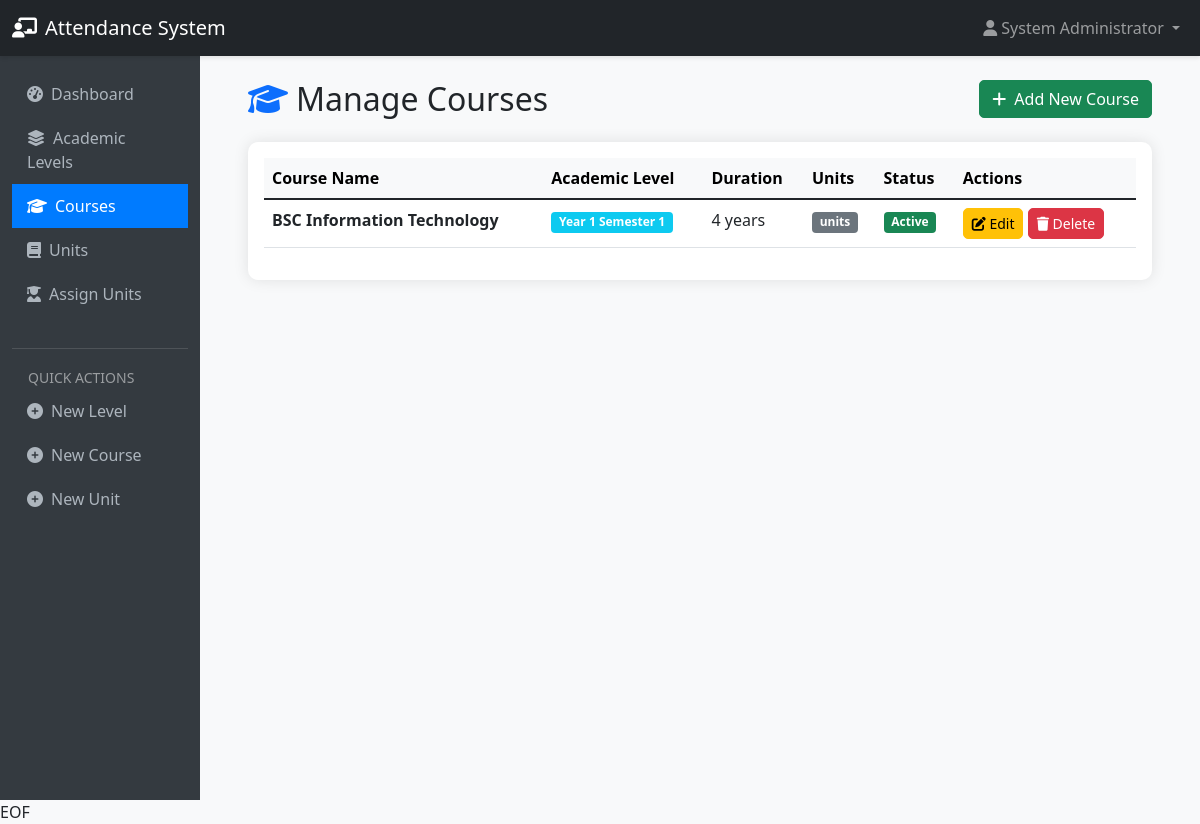
Screenshot of /attendance/admin/courses/ (signed in) with the database file from the repository.
### accounts/models.py (models this page shows, shortened)
class User(AbstractUser):
    USER_TYPE_CHOICES = (
        ('admin', 'Admin'),
        ('lecturer', 'Lecturer'),
        ('student', 'Student'),
    )
    user_type = models.CharField(max_length=20, choices=USER_TYPE_CHOICES, default='student')
    registration_number = models.CharField(max_length=20, blank=True, null=True, unique=True, verbose_name="Student Registration Number")
    employee_id = models.CharField(max_length=20, blank=True, null=True, unique=True, verbose_name="Lecturer/Staff ID")
    department = models.CharField(max_length=100, blank=True, null=True)
    phone_regex = RegexValidator(
        regex=r'^\+?1?\d{9,15}$',
        message="Phone number must be entered in the format: '+999999999'. Up to 15 digits allowed."
    )
    phone_number = models.CharField(validators=[phone_regex], max_length=17, blank=True, null=True)
    profile_picture = models.ImageField(upload_to='profile_pics/', blank=True, null=True)
    is_approved = models.BooleanField(default=False)  # For admin approval of lecturers

### attendance/models.py (models this page shows, shortened)
class Course(models.Model):
    code = models.CharField(max_length=20, blank=True)  # ADD THIS LINE
    name = models.CharField(max_length=200)
    level = models.ForeignKey(Level, on_delete=models.CASCADE, related_name='courses')
    duration_years = models.IntegerField(default=3)
    is_active = models.BooleanField(default=True)

class Level(models.Model):
    year = models.PositiveIntegerField(choices=[(1, 'Year 1'), (2, 'Year 2'), (3, 'Year 3'), (4, 'Year 4'), (5, 'Year 5')])
    semester = models.PositiveIntegerField(choices=[(1, 'Semester 1'), (2, 'Semester 2'), (3, 'Semester 3')])
    is_active = models.BooleanField(default=True)
    name = models.CharField(max_length=100, blank=True)
    class Meta:
        ordering = ['year', 'semester']
        unique_together = ['year', 'semester']

### attendance/views.py (the view, shortened to what this page needs)
# urls.py: path('admin/courses/', views.manage_courses, name='manage_courses'),
@login_required
@admin_required
def manage_courses(request):
    courses = Course.objects.all().select_related('level').order_by('level', 'name')
    return render(request, 'attendance/manage_courses.html', {'courses': courses})

### accounts/views.py (called while the page is built)
def admin_required(view_func):
    decorated_view_func = user_passes_test(
        lambda u: u.is_authenticated and u.user_type == 'admin',
        login_url='login'
    )(view_func)
    return decorated_view_func

### templates/attendance/manage_courses.html (shortened to what this page needs)
{% extends 'attendance/base.html' %}
{% block content %}
<div class="container-fluid">
    <div class="d-flex justify-content-between align-items-center mb-4">
        <h2 class="mb-0">
            <i class="fas fa-graduation-cap text-primary me-2"></i>Manage Courses
        </h2>
        <a href="/attendance/admin/courses/create/" class="btn btn-success">
            <i class="fas fa-plus me-1"></i> Add New Course
        </a>
    </div>
    <div class="card">
        <div class="card-body">
            {% if courses %}
            <div class="table-responsive">
                <table class="table table-hover">
                    <thead class="table-light">
                        <tr>
                            <th>Course Name</th>
                            <th>Academic Level</th>
                            <th>Duration</th>
                            <th>Units</th>
                            <th>Status</th>
                            <th>Actions</th>
                        </tr>
                    </thead>
                    <tbody>
                        {% for course in courses %}
                        <tr>
                            <td><strong>{{ course.name }}</strong></td>
                            <td>
                                <span class="badge bg-info">
                                    Year {{ course.level.year }} Semester {{ course.level.semester }}
                                </span>
                            </td>
                            <td>{{ course.duration_years }} year{{ course.duration_years|pluralize }}</td>
                            <td>
                                <span class="badge bg-secondary">{{ course.unit_set.count }} units</span>
                            </td>
                            <td>
                                {% if course.is_active %}
                                <span class="badge bg-success">Active</span>
                                {% else %}
                                <span class="badge bg-danger">Inactive</span>
                                {% endif %}
                            </td>
                            <td>
                                <a href="/attendance/admin/courses/edit/{{ course.id }}/"
                                    class="btn btn-sm btn-warning">
                                    <i class="fas fa-edit"></i> Edit
                                </a>
                                <a href="/attendance/admin/courses/delete/{{ course.id }}/"
                                    class="btn btn-sm btn-danger"
                                    onclick="return confirm('Are you sure you want to delete this course?');">
                                    <i class="fas fa-trash"></i> Delete
                                </a>
                            </td>
                        </tr>
                        {% endfor %}
                    </tbody>
                </table>
            </div>
            {% endif %}
        </div>
    </div>
</div>
{% endblock %}

### templates/attendance/base.html (shortened to what this page needs)
<!DOCTYPE html>
    <html lang="en">
    <head>
        <link href="https://cdn.jsdelivr.net/npm/bootstrap@5.1.3/dist/css/bootstrap.min.css" rel="stylesheet">
        <link rel="stylesheet" href="https://cdnjs.cloudflare.com/ajax/libs/font-awesome/6.4.0/css/all.min.css">
    </head>
    <body>
        <nav class="navbar navbar-expand-lg navbar-dark bg-dark">
            <div class="container-fluid">
                <a class="navbar-brand" href="/">
                    <i class="fas fa-chalkboard-teacher me-2"></i>Attendance System
                </a>
                <div class="collapse navbar-collapse" id="navbarNav">
                    <ul class="navbar-nav ms-auto">
                        {% if user.is_authenticated %}
                        <li class="nav-item dropdown">
                            <a class="nav-link dropdown-toggle" href="#" id="navbarDropdown" role="button"
                                data-bs-toggle="dropdown">
                                <i class="fas fa-user me-1"></i>{{ user.get_full_name|default:user.username }}
                            </a>
                        </li>
                        {% endif %}
                    </ul>
                </div>
            </div>
        </nav>
        <div class="container-fluid">
            <div class="row">
                {% if user.is_authenticated %}
                <div class="col-md-3 col-lg-2 d-md-block sidebar collapse">
                    <div class="position-sticky pt-3">
                        <ul class="nav flex-column">
                            <li class="nav-item">
                                <a class="nav-link {% if request.path == '/attendance/admin-dashboard/' %}active{% endif %}"
                                    href="/attendance/admin-dashboard/">
                                    <i class="fas fa-tachometer-alt me-2"></i>Dashboard
                                </a>
                            </li>
                            <li class="nav-item">
                                <a class="nav-link {% if 'levels' in request.path %}active{% endif %}"
                                    href="/attendance/admin/levels/">
                                    <i class="fas fa-layer-group me-2"></i>Academic Levels
                                </a>
                            </li>
                            <li class="nav-item">
                                <a class="nav-link {% if 'courses' in request.path %}active{% endif %}"
                                    href="/attendance/admin/courses/">
                                    <i class="fas fa-graduation-cap me-2"></i>Courses
                                </a>
                            </li>
                            <li class="nav-item">
                                <a class="nav-link {% if 'units' in request.path and 'assign' not in request.path %}active{% endif %}"
                                    href="/attendance/admin/units/">
                                    <i class="fas fa-book me-2"></i>Units
                                </a>
                            </li>
                            <li class="nav-item">
                                <a class="nav-link {% if 'assign' in request.path %}active{% endif %}"
                                    href="/attendance/admin/assign-units/">
                                    <i class="fas fa-user-graduate me-2"></i>Assign Units
                                </a>
                            </li>
                            <li class="nav-item mt-3">
                                <hr class="text-white-50">
                                <small class="text-white-50 px-3">QUICK ACTIONS</small>
                            </li>
                            <li class="nav-item">
                                <a class="nav-link" href="/attendance/admin/levels/create/">
                                    <i class="fas fa-plus-circle me-2"></i>New Level
                                </a>
                            </li>
                            <li class="nav-item">
                                <a class="nav-link" href="#">
                                    <i class="fas fa-plus-circle me-2"></i>New Course
                                </a>
                            </li>
                            <li class="nav-item">
                                <a class="nav-link" href="#">
                                    <i class="fas fa-plus-circle me-2"></i>New Unit
                                </a>
                            </li>
                        </ul>
                    </div>
                </div>
                {% endif %}
                <div
                    class="{% if user.is_authenticated %}col-md-9 col-lg-10{% else %}col-12{% endif %} ms-sm-auto px-4 py-4">
                    {% block content %}{% endblock %}
                </div>
            </div>
        </div>
    </body>
    </html>

### templates/attendance/base.html (style rules this page uses)
body { background-color: #f8f9fa; font-family: 'Segoe UI', Tahoma, Geneva, Verdana, sans-serif; }
.navbar { box-shadow: 0 2px 4px rgba(0, 0, 0, .1); }
.sidebar { background-color: #343a40; min-height: calc(100vh - 56px); color: white; }
.sidebar a { color: #adb5bd; text-decoration: none; padding: 10px 15px; display: block; }
.sidebar a.active { color: white; background-color: #007bff; }
.card { border: none; box-shadow: 0 0 15px rgba(0, 0, 0, 0.1); border-radius: 10px; }
.btn { border-radius: 5px; }

### rows the page displays
User: get_full_name "System Administrator"
Course: name "BSC Information Technology", level.year "1", level.semester "1", duration_years "4", is_active "Active"
